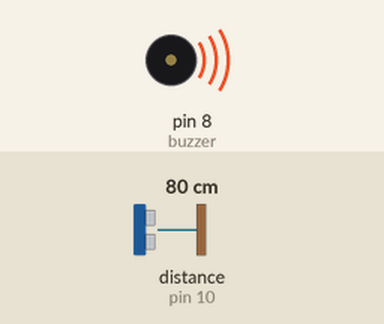
Bench run of a sketch on a simulated Arduino Uno, built with avr-gcc and run on an emulated ATmega328P. Parts: buzzer (waves = sounding). Wiring (inferred from the names in the program): ultrasonic range finder: trigger pin 9; echo pin 10. The test bench sets the inputs (shaded band); at power-on: distance to the obstacle (sensor on pin 10) 80 cm. The echo pulse lasts 58.3 µs per cm; what the sketch prints to the serial monitor is not drawn.

Above: at 0.1 s.
Timing chart, 0 to 1.6 s (numbered marks = the images above):
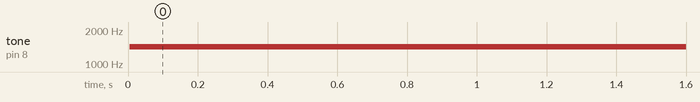

The sketch:

ThereminUltrass_nicocomArduino.ino
```cpp
//Theremin

int trig = 9;
int echo = 10;
int buzzer = 8;

long duracao;
int distancia;

void setup() {

  pinMode(trig, OUTPUT);
  pinMode(echo, INPUT);
  pinMode(buzzer, OUTPUT);

  Serial.begin(9600);

}

void loop() {

  // Envia pulso ultrassônico
  digitalWrite(trig, LOW);
  delayMicroseconds(2);

  digitalWrite(trig, HIGH);
  delayMicroseconds(10);
  digitalWrite(trig, LOW);

  // Recebe o tempo do eco
  duracao = pulseIn(echo, HIGH);

  // Calcula a distância
  distancia = duracao * 0.034 / 2;

  // Mostra no monitor serial
  Serial.print("Distancia: ");
  Serial.println(distancia);

  // Limite mínimo
  if (distancia < 20) {
    distancia = 20;
  }

  // Limite máximo
  if (distancia > 200) {
    distancia = 200;
  }

  // Converte distância em som
  int tom = map(distancia, 20, 200, 2000, 200);

  // Toca o som
  tone(buzzer, tom);

  delay(30);

}
```

Measured:
- by itself, tone on pin 8 (buzzer): silent → 1420 Hz at 0.01 s
